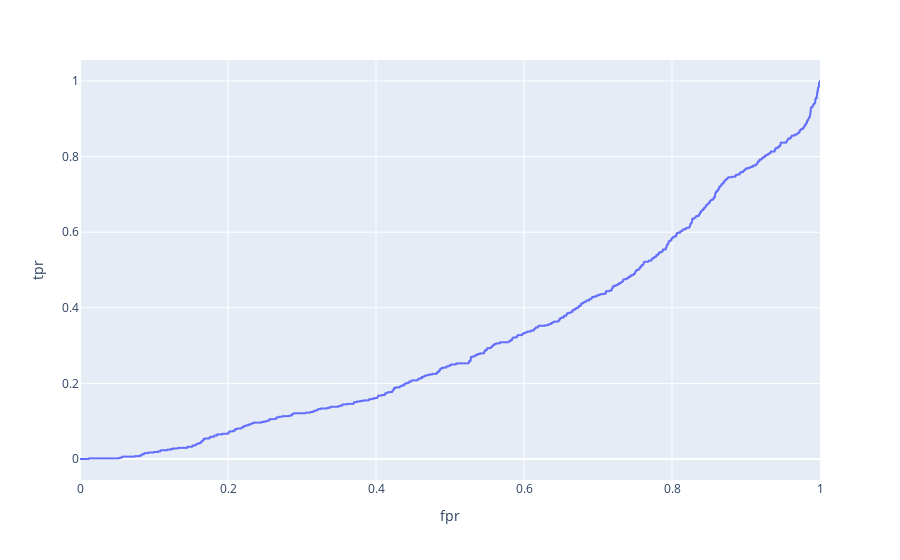

This figure's notebook cell:
### Code cell
exp.line(df_roc, x= 'fpr', y='tpr', hover_data='thresholds')

### Figure 1 — Plotly figure (JSON) as saved in the notebook; plotly's stock layout.template omitted (floating-point values rounded to 4 significant figures; data arrays with more than 128 entries replaced by an {"elided": "..."} marker saying what was removed)
{"data": [{"customdata": {"elided": "1048x1 float values"}, "hovertemplate": "fpr=%{x}<br>tpr=%{y}<br>thresholds=%{customdata[0]}<extra></extra>", "legendgroup": "", "line": {"color": "#636efa", "dash": "solid"}, "marker": {"symbol": "circle"}, "mode": "lines", "name": "", "showlegend": false, "type": "scattergl", "x": {"elided": "1048 float values"}, "xaxis": "x", "y": {"elided": "1048 float values"}, "yaxis": "y"}], "layout": {"autosize": true, "legend": {"tracegroupgap": 0}, "margin": {"t": 60}, "xaxis": {"anchor": "y", "autorange": true, "domain": [0, 1], "range": [0, 1], "title": {"text": "fpr"}, "type": "linear"}, "yaxis": {"anchor": "x", "autorange": true, "domain": [0, 1], "range": [-0.05556, 1.056], "title": {"text": "tpr"}, "type": "linear"}}}
